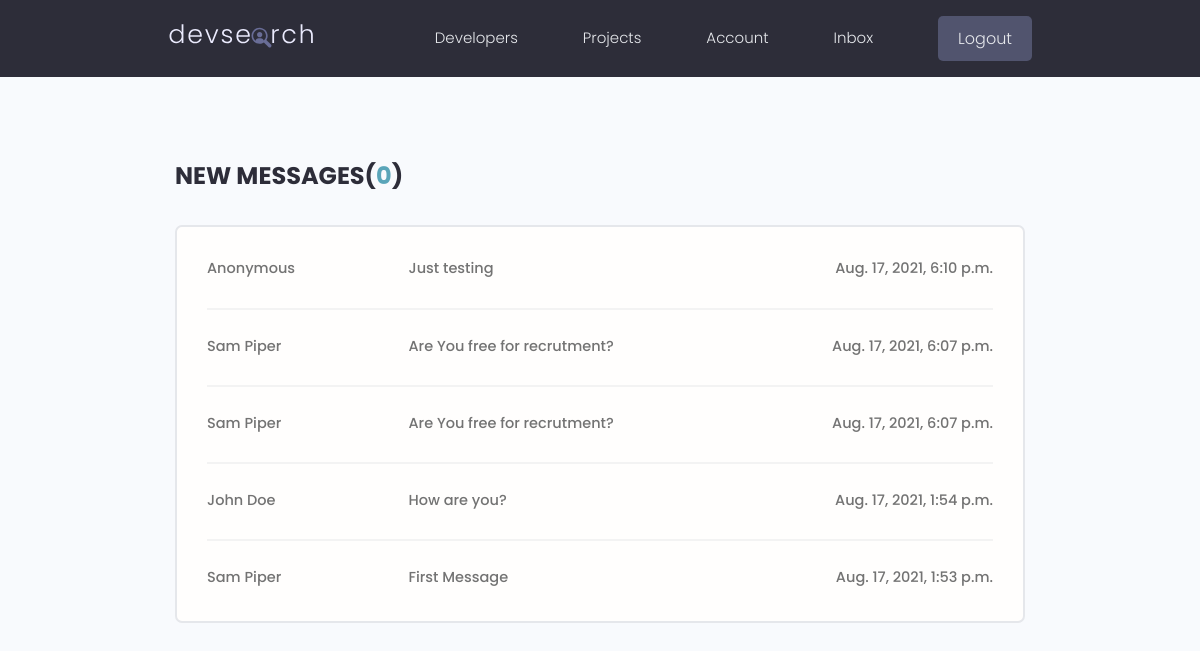
The page /inbox/ (signed in) on the database its author committed.
### users/models.py (models this page shows, shortened)
class Message(models.Model):
    sender=models.ForeignKey(Profile,on_delete=SET_NULL,null=True,blank=True,default=None)
    recepient=models.ForeignKey(Profile,on_delete=models.SET_NULL,null=True,blank=True,related_name='messages')
    name=models.CharField(max_length=200,null=True,blank=True)
    email=models.EmailField(max_length=200,null=True,blank=True)
    subject=models.CharField(max_length=200,null=True,blank=True)
    body=models.TextField()
    is_read=models.BooleanField(default=False,null=True)
    id=models.UUIDField(primary_key=True,default=uuid.uuid4,editable=False,unique=True)
    created=models.DateTimeField(auto_now_add=True)
    read=models.DateTimeField(null=True,blank=True)
    class Meta:
        ordering=['is_read','-created']

### users/views.py (the view)
# urls.py: path('inbox/',views.inbox,name='inbox'),
@login_required(login_url='login')
def inbox(request):
    profile=request.user.profile
    messagesRequests=profile.messages.all()
    unreadCount=messagesRequests.filter(is_read=False).count()
    context={'messagesRequests':messagesRequests,'unreadCount':unreadCount}
    return render(request,'users/inbox.html',context)

### users/templates/users/inbox.html (shortened to what this page needs)
{% extends 'main.html' %}
{% block content%}
  <main class="inbox my-xl">
    <div class="content-box">
      <h3 class="inbox__title">New Messages(<span>{{unreadCount}}</span>)</h3>
      <ul class="messages">
        {% for message in messagesRequests%}
          {% if message.is_read %}
            <li class="message">
              <a href="{% url 'message' message.id %}">
                <span class="message__author">{{message.name}}</span>
                <span class="message__subject">{{message.subject}}</span>
                <span class="message__date">{{message.created}}</span>
              </a>
            </li>
          {% endif %}
        {% endfor %}
      </ul>
    </div>
  </main>
{% endblock %}

### static/styles/app.css (style rules this page uses)
:root { --color-sub: #2d2d39; }
.content-box { width: 95%; max-width: 85rem; margin: 0 auto; }
.inbox { height: 90vh; }
.inbox__title, .inbox__title span { font-size: 2.4rem; font-weight: 700; color: var(--color-sub); text-transform: uppercase; text-align: left; margin-bottom: 3rem; }
.inbox__title span { color: var(--color-main); }
.messages { list-style: none; background: var(--color-white); padding: 0.5rem 3rem; border: 2px solid var(--color-light); border-radius: 0.7rem; }
.message { padding: 2.5rem 0; }
.message > a span { font-size: 1.45rem; font-weight: 500; }
.message:not(:last-child) { border-bottom: 2px solid var(--color-white-light); }
.message > a { display: flex; gap: 1rem; }
.message__author, .message__date { flex-basis: 25%; }
.message__subject { flex-basis: 50%; }
.message__date { text-align: right; }

### static/uikit/styles/modules/_variables.css (style rules this page uses)
:root { --color-main: #5aa5b9; --color-main-light: #e6faff; --color-sub: #3f4156; --color-sub-light: #51546e; --color-sub-lighter: #ededfd; --color-text: #737373; --color-gray: #8b8b8b; --color-light: #e5e7eb; --color-light-gray: #767676; --color-bg: #f8fafd; --color-white: #fffefd; --color-white-light: #f3f3f3; --color-success: #359e64; --color-success-bg: #def8e8; --color-error: #fc4b0b; --color-error-bg: #fff2ee; --font-base: 'Poppins', arial, helvetica, 'Segoe UI', roboto, ubuntu, sans-serif; --font-monospace: 'Fira Code', 'Courier New', courier, monospace; --font-regular: 300; --font-medium: 500; --font-bold: 700; --generic-shadow: 1px 1px 5px #00000010; --generic-transition: all 0.3s ease-in-out; }

### static/uikit/styles/modules/_base.css (style rules this page uses)
* { margin: 0; padding: 0; box-sizing: border-box; text-rendering: optimizeLegibility; color: inherit; font-size: inherit; }
html { font-size: 50%; }
@media only screen and (min-width: 480px) { html { font-size: 56.25%; } }
@media only screen and (min-width: 1200px) { html { font-size: 62.5%; } }
body { line-height: 1.6; font-weight: 400; font-size: 1.5rem; color: var(--color-text); background-color: var(--color-bg); min-height: 100vh; }

### static/uikit/styles/modules/_typography.css (style rules this page uses)
* { font-family: var(--font-base); }
h3 { font-size: 3.2rem; font-weight: var(--font-medium); }
p, span, strong { font-size: 1.6rem; color: var(--color-text); font-weight: var(--font-regular); }
a { padding-bottom: 2px; text-decoration: none; display: inline-block; color: var(--color-main); font-weight: var(--font-medium); }

### static/uikit/styles/modules/_utilities.css (style rules this page uses)
.my-xl { margin: 8rem auto; }

### rows shown on the page
Message: name "Anonymous", subject "Just testing", created "Aug. 17, 2021, 6:10 p.m."
Message: name "Sam Piper", subject "Are You free for recrutment?", created "Aug. 17, 2021, 6:07 p.m."
Message: name "Sam Piper", subject "Are You free for recrutment?", created "Aug. 17, 2021, 6:07 p.m."
Message: name "John Doe", subject "How are you?", created "Aug. 17, 2021, 1:54 p.m."
Message: name "Sam Piper", subject "First Message", created "Aug. 17, 2021, 1:53 p.m."

### other values the page prints
{{ unreadCount }} "0"
